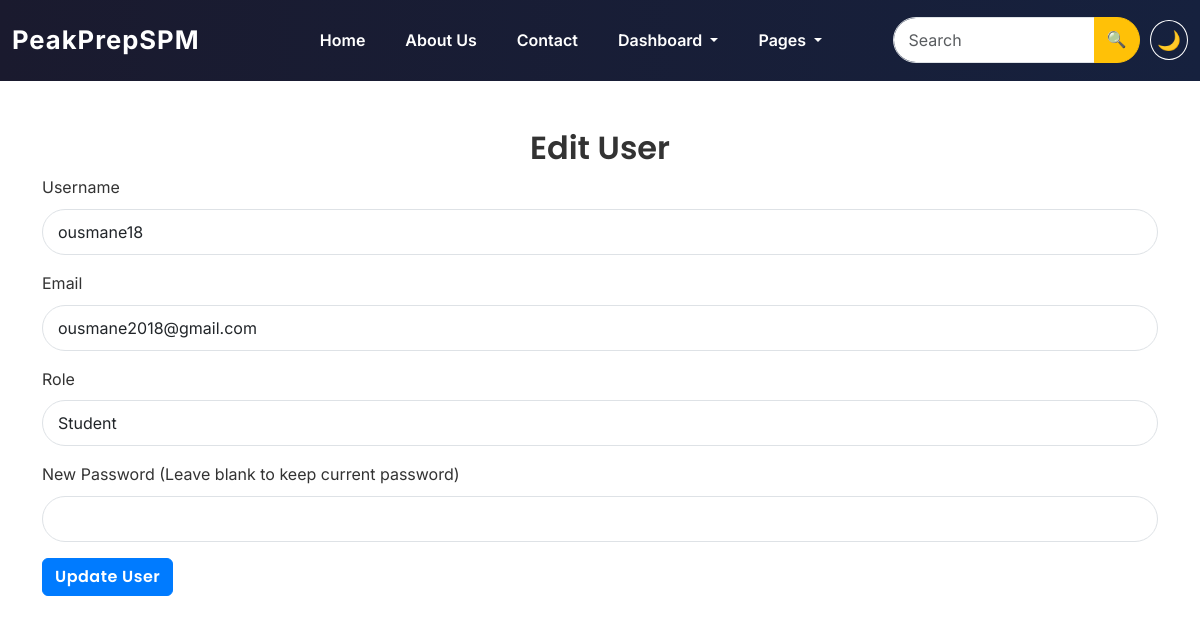
Page /pages/edit_user.php?id=1 (signed in) on the committed database.
### tables this page shows
CREATE TABLE `users` (
  `id` int(11) NOT NULL,
  `username` varchar(50) NOT NULL,
  `email` varchar(100) NOT NULL,
  `password` varchar(255) NOT NULL,
  `role` enum('student','teacher','admin') NOT NULL,
  `created_at` timestamp NOT NULL DEFAULT current_timestamp(),
  `badge` varchar(20) DEFAULT 'Bronze',
  `full_name` varchar(255) DEFAULT NULL,
  `profile_picture` varchar(255) DEFAULT NULL,
  `theme` varchar(10) DEFAULT 'light'
);

### pages/edit_user.php (the view, shortened to what this page needs)
<?php
include '../includes/header.php';
include '../includes/db.php';
if (isset($_GET['id'])) {
    $user_id = $_GET['id'];
    $query = "SELECT username, email, role FROM users WHERE id = ?";
    $stmt = $conn->prepare($query);
    $stmt->bind_param("i", $user_id);
    $stmt->execute();
    $result = $stmt->get_result();
    $user = $result->fetch_assoc();
}
?>
<div class="container mt-5">
    <h2 class="text-center">Edit User</h2>
    <form method="POST">
        <div class="mb-3">
            <label class="form-label">Username</label>
            <input type="text" name="username" class="form-control" value="<?php echo htmlspecialchars($user['username']); ?>" required>
        </div>
        <div class="mb-3">
            <label class="form-label">Email</label>
            <input type="email" name="email" class="form-control" value="<?php echo htmlspecialchars($user['email']); ?>" required>
        </div>
        <div class="mb-3">
            <label class="form-label">Role</label>
            <select name="role" class="form-control" required>
                <option value="student" <?php echo $user['role'] == 'student' ? 'selected' : ''; ?>>Student</option>
            </select>
        </div>
        <div class="mb-3">
            <label class="form-label">New Password (Leave blank to keep current password)</label>
            <input type="password" name="password" class="form-control">
        </div>
        <button type="submit" class="btn btn-primary mb-3">Update User</button>
    </form>
</div>

### assets/css/style.css (style rules this page uses)
body { font-family: 'Inter', sans-serif; font-size: 16px; line-height: 1.6; color: #333; }
h1, h2, h3, h4, h5, h6 { font-family: 'Poppins', sans-serif; font-weight: 600; }
.btn { font-family: 'Poppins', sans-serif; font-weight: 600; letter-spacing: 0.5px; }
.form-control { border-radius: 50px; padding: 10px 15px; font-size: 16px; }
.btn { font-weight: 600; }
.btn-primary { background-color: #007bff; border-color: #007bff; transition: 0.3s; }

### rows in the picture
users: username "ousmane18", email "ousmane2018@gmail.com", role "Student"
